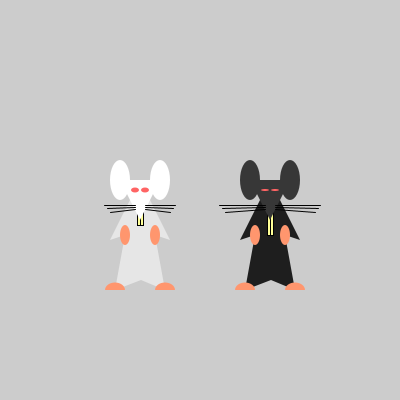
Frame 1 (no input)
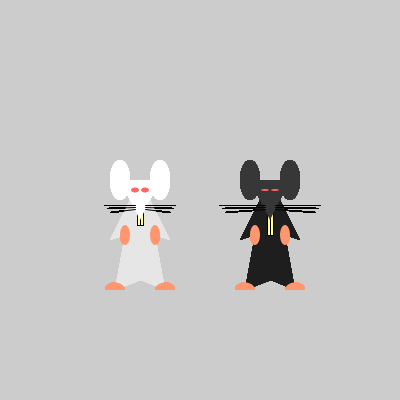
Frame 60 (the mouse pressed at the canvas centre just before this capture)
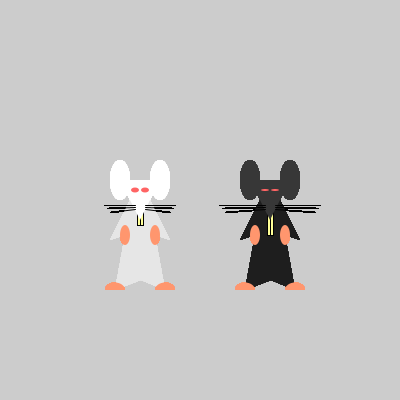
Frame 120 (the mouse held since frame 60 and released just before this capture)

The Processing sketch that drew these frames (run headless with seeded random() and noise(); from frame 60 on, the mouse is pressed at the canvas centre):

// Processing sketch: processing_79420
// ── processing_79420.pde

void setup(){
  size(400,400);
}

void draw(){
  rata(-100,-100,15,3,5,0);
  rata(30,-100,25,6,20,-200);
  
}

void rata(int x, int y, int dientes, int ojos, int bigote, int pelo){
pushMatrix();
translate(x,y);
noStroke();
fill(230+pelo);
beginShape();
vertex(230,300);
vertex(250,300);
vertex(270,340);
vertex(255,335);
vertex(265,390);
vertex(241,380);
vertex(215,390);
vertex(225,335);
vertex(210,340);
endShape(CLOSE);
fill(255,150,110);
ellipse(225,335,10,20);
ellipse(255,335,10,20);
arc(215,390,20,15,PI,TWO_PI);
arc(265,390,20,15,PI,TWO_PI);
//Dientes
stroke(1);
fill(255,255,150);
rect(237,300,3,10+dientes);
rect(240,300,3,10+dientes);
noStroke();
//Cabeza
fill(255+pelo);
triangle(220,280,260,280,240,320);
ellipse(220,280,20,40);
ellipse(260,280,20,40);
fill(255,100,100);
ellipse(235,290,8,8-ojos);
ellipse(245,290,8,8-ojos);
//Bigotes
stroke(1);
line(235,305,209-bigote,305);
line(235,307,212-bigote,308);
line(235,309,215-bigote,312);
line(245,305,270+bigote,305);
line(245,307,268+bigote,308);
line(245,309,265+bigote,312);
popMatrix();
}
